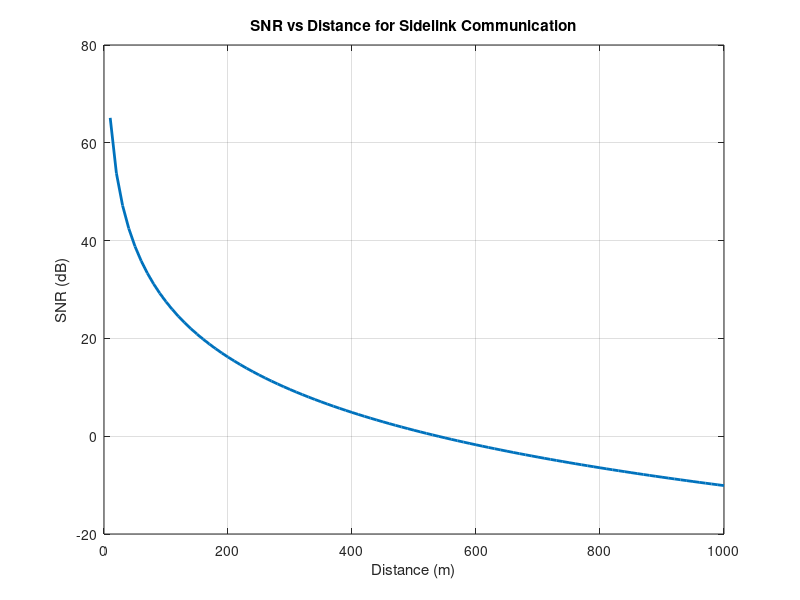

MATLAB code for this plot:
%% Parameters for SNR Calculation
carrierFrequency = 5.9e9; % 5.9 GHz
bandwidth = 10e6;         % 10 MHz
modulation = 'QPSK';      % Modulation type
txPower_dBm = 23;         % Transmission power in dBm
txPower = 10^((txPower_dBm - 30)/10); % Convert to watts
vehicleDensity = 50;      % Number of vehicles in the scenario
distance = 100;           % Distance between vehicles in meters
noiseFigure_dB = 9;       % Noise figure
thermalNoise_dBm = -174 + 10*log10(bandwidth); % Thermal noise in dBm
thermalNoise = 10^((thermalNoise_dBm - 30)/10); % Convert to watts

%% Path Loss Model for SNR Calculation (Urban Scenario, LOS)
pathLoss_dB = 128.1 + 37.6*log10(distance/1000); % 3GPP Urban Path Loss
pathLoss = 10^(pathLoss_dB/10); % Convert to linear scale

% Signal to Noise Ratio (SNR) Calculation
rxPower = txPower / pathLoss;  % Received power in watts
noisePower = thermalNoise * 10^(noiseFigure_dB/10); % Noise power with noise figure
SNR = rxPower / noisePower; % Signal-to-noise ratio in linear scale
SNR_dB = 10*log10(SNR); % Convert SNR to dB

% Data Rate Calculation (using Shannon's capacity formula)
dataRate = bandwidth * log2(1 + SNR); % Data rate in bits per second

% Display Results for SNR Calculation
disp(['Path Loss (dB): ', num2str(pathLoss_dB)]);
disp(['Received Power (dBm): ', num2str(10*log10(rxPower*1000))]);
disp(['SNR (dB): ', num2str(SNR_dB)]);
disp(['Data Rate (Mbps): ', num2str(dataRate/1e6)]);

% Plotting SNR vs Distance for different vehicle distances
distances = linspace(10, 1000, 100); % Distances from 10 m to 1000 m
SNR_dBs = zeros(1, length(distances));

for i = 1:length(distances)
    pathLoss_dB = 128.1 + 37.6*log10(distances(i)/1000); % Path loss for each distance
    pathLoss = 10^(pathLoss_dB/10); % Convert to linear scale
    rxPower = txPower / pathLoss;  % Received power
    SNR = rxPower / noisePower; % Signal-to-noise ratio
    SNR_dBs(i) = 10*log10(SNR); % Convert to dB
end

figure;
plot(distances, SNR_dBs, 'LineWidth', 2);
xlabel('Distance (m)');
ylabel('SNR (dB)');
title('SNR vs Distance for Sidelink Communication');
grid on;


